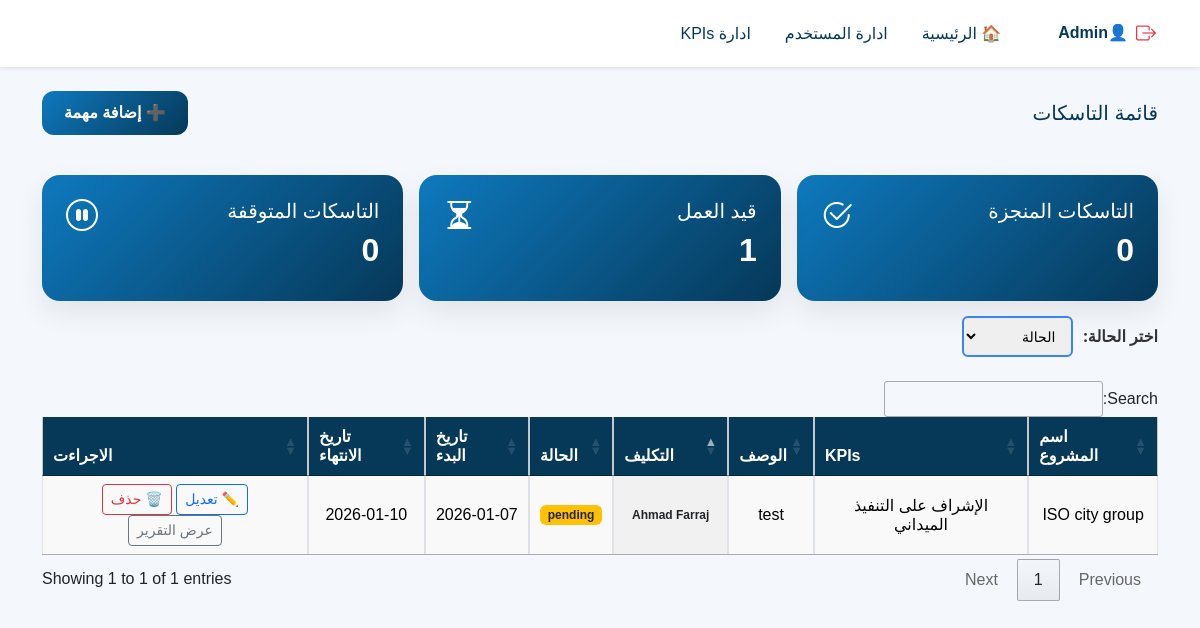
The app's page /project.php?assign_project_id=14 (signed in) with its own data.
### tables this page shows
CREATE TABLE IF NOT EXISTS `projects` (
  `id` int NOT NULL AUTO_INCREMENT,
  `projectName` varchar(255) NOT NULL,
  `budgetProject` varchar(255) NOT NULL,
  `created_at` datetime NOT NULL,
  `created_by` int NOT NULL,
  `updated_at` datetime NOT NULL,
  PRIMARY KEY (`id`)
);

CREATE TABLE IF NOT EXISTS `kpis` (
  `id` int NOT NULL AUTO_INCREMENT,
  `kpiName` varchar(255) NOT NULL,
  `kpiCode` varchar(255) NOT NULL,
  `created_at` datetime NOT NULL,
  `created_by` int NOT NULL,
  `updated_at` datetime NOT NULL,
  PRIMARY KEY (`id`)
);

CREATE TABLE IF NOT EXISTS `kpis_project_assigned` (
  `id` int NOT NULL AUTO_INCREMENT,
  `assign_project_id` int NOT NULL,
  `kpi_id` int NOT NULL,
  `user_id` varchar(255) NOT NULL,
  `taskSummary` text NOT NULL,
  `status` enum('pending','edit','approved') NOT NULL DEFAULT 'pending',
  `taskStartDate` date NOT NULL,
  `taskEndDate` date NOT NULL,
  `created_at` datetime DEFAULT CURRENT_TIMESTAMP,
  `created_by` int DEFAULT NULL,
  `updated_at` datetime DEFAULT CURRENT_TIMESTAMP ON UPDATE CURRENT_TIMESTAMP,
  PRIMARY KEY (`id`),
  KEY `fk_kpa_kpi` (`kpi_id`),
  KEY `fk_kpa_created_by` (`created_by`)
);

CREATE TABLE IF NOT EXISTS `users` (
  `id` int NOT NULL AUTO_INCREMENT,
  `userName` varchar(255) NOT NULL,
  `fullName` varchar(255) NOT NULL,
  `jobTitle` varchar(255) NOT NULL,
  `password` varchar(255) NOT NULL,
  `role` varchar(255) NOT NULL,
  `created_at` datetime NOT NULL DEFAULT CURRENT_TIMESTAMP,
  `created_by` int NOT NULL,
  `updated_at` datetime NOT NULL,
  PRIMARY KEY (`id`)
);

### controller/AddTaskFromAdminController.php (called while the page is built, shortened)
<?php
$user_id=$_SESSION['user_id'];
if (isset($_GET['assign_project_id'])) {
  $assigned_project_id = $_GET['assign_project_id'];
  if($_SESSION['role']==='admin'){
    $Wherequery="ap.id='$assigned_project_id'";
} else {
     $Wherequery="ap.id='$assigned_project_id' AND kpa.user_id='$user_id'";
}
  $getDetailsForProject = "SELECT
p.projectName,
p.id AS main_project_id,
ap.project_id,
ap.id AS assign_project_id ,
kpa.taskSummary,
kpa.status,
kpa.taskStartDate,
kpa.taskEndDate,
kpa.user_id,
kpa.id AS project_kpi_assigned_id,
k.kpiName,
k.id AS kpi_id,
u.fullName
FROM projects p JOIN assigned_projects ap ON
p.id=ap.project_id JOIN kpis_project_assigned kpa ON  kpa.assign_project_id=ap.id JOIN kpis k
ON kpa.kpi_id=k.id JOIN users u ON kpa.user_id=u.id
 WHERE $Wherequery";
  $resultgetDetailsForProject = mysqli_query($conn, $getDetailsForProject);
}
if (isset($_GET['assign_project_id'])) {
    $assign_project_id = intval($_GET['assign_project_id']);
if($_SESSION['role']==="admin"){
    $rolecounter="kpa.assign_project_id = '$assign_project_id'";
} else {
        $rolecounter=" kpa.assign_project_id = '$assign_project_id' AND kpa.user_id='$user_id'";
}
    $queryapproved = "
        SELECT COUNT(*) AS total
        FROM kpis_project_assigned kpa
        WHERE $rolecounter AND status = 'approved'
    ";
    $querypending = "
        SELECT COUNT(*) AS total
        FROM kpis_project_assigned kpa
        WHERE $rolecounter AND status = 'pending'
    ";
    $queryedit = "
        SELECT COUNT(*) AS total
        FROM kpis_project_assigned kpa
        WHERE $rolecounter AND status = 'edit'
    ";
    $resultapproved = mysqli_query($conn, $queryapproved);
    $resultpending  = mysqli_query($conn, $querypending);
    $resultedit     = mysqli_query($conn, $queryedit);
    $rowapproved = mysqli_fetch_assoc($resultapproved);
    $rowpending  = mysqli_fetch_assoc($resultpending);
    $rowedit     = mysqli_fetch_assoc($resultedit);
    $pending = $rowpending['total'] ?? 0;
    $done    = $rowapproved['total'] ?? 0;
    $edit    = $rowedit['total'] ?? 0;
    }
?>

### view/ViewReadMoreForProject.php (the view, shortened to what this page needs)
<?php include "ViewNavbar.php" ?>
<div class="container">
  <div class="d-flex justify-content-between align-items-center mt-4 mb-2">
    <h5 style="color:#063858" class="m-0">قائمة التاسكات</h5>
    <?php if ($_SESSION['role'] === "admin") { ?>
      <div class="d-flex gap-2">
        <button type="button" class="btn-blue btn-sm" data-bs-toggle="modal" data-bs-target="#addTaskModal">
          ➕ إضافة مهمة
        </button>
      </div>
    <?php } ?>
  </div>
  <div class="row g-3 mt-4">
    <div class="col-md-4">
      <div class="card-metric">
        <div class="d-flex justify-content-between align-items-center">
          <h5>التاسكات المنجزة</h5>
          <i class="bi bi-check2-circle fs-2"></i>
        </div>
        <h2><?php echo $done ?></h2>
      </div>
    </div>
    <div class="col-md-4">
      <div class="card-metric">
        <div class="d-flex justify-content-between align-items-center">
          <h5>قيد العمل</h5>
          <i class="bi bi-hourglass-split fs-2"></i>
        </div>
        <h2><?php echo $pending; ?></h2>
      </div>
    </div>
    <div class="col-md-4">
      <div class="card-metric">
        <div class="d-flex justify-content-between align-items-center">
          <h5>التاسكات المتوقفة</h5>
          <i class="bi bi-pause-circle fs-2"></i>
        </div>
        <h2>
          <?php echo $edit; ?>
        </h2>
      </div>
    </div>
  </div>
  <div class="filter-container">
    <label for="jobFilter">اختر الحالة:</label>
    <select id="jobFilter">
      <option value=""> الحالة</option>
    </select>
  </div>
  <table id="example" class="table align-middle table-bordered text-center display">
    <div class="table-responsive mt-4">
      <thead class="table-light">
        <tr>
          <th>اسم المشروع</th>
          <th>KPIs</th>
          <th>الوصف</th>
          <th>التكليف</th>
          <th>الحالة</th>
          <th>تاريخ البدء</th>
          <th>تاريخ الانتهاء</th>
          <th> الاجراءت</th>
        </tr>
      </thead>
      <tbody>
        <?php if (isset($_GET['assign_project_id'])) { ?>
          <?php foreach ($resultgetDetailsForProject as $rowGetDetailsForProject) { ?>
            <tr>
              <td><?= $rowGetDetailsForProject['projectName']; ?></td>
              <td><?= $rowGetDetailsForProject['kpiName']; ?></td>
              <td><?= $rowGetDetailsForProject['taskSummary']; ?></td>
              <td><span class="badge text-dark"><?= $rowGetDetailsForProject['fullName']; ?></span></td>
              <td><span class="badge bg-warning text-dark"><?= $rowGetDetailsForProject['status']; ?></span></td>
              <td><?= $rowGetDetailsForProject['taskStartDate']; ?></td>
              <td><?= $rowGetDetailsForProject['taskEndDate']; ?></td>
              <td>
                <?php if ($_SESSION['role'] === "admin") { ?>
                  <button class="btn btn-sm btn-outline-primary btn-edit" data-bs-toggle="modal" data-bs-target="#editModal"
                    data-id="<?= $rowGetDetailsForProject['project_kpi_assigned_id']; ?>"
                    data-user="<?= $rowGetDetailsForProject['user_id']; ?>"
                    data-kpi="<?= $rowGetDetailsForProject['kpi_id']; ?>"
                    data-summary="<?= $rowGetDetailsForProject['taskSummary']; ?>"
                    data-start="<?= $rowGetDetailsForProject['taskStartDate']; ?>"
                    data-end="<?= $rowGetDetailsForProject['taskEndDate']; ?>"
                    data-status="<?= $rowGetDetailsForProject['status']; ?>">
                    ✏️ تعديل
                  </button>
                  <a href="<?= $_SERVER['REQUEST_URI']; ?>&delete=<?= $rowGetDetailsForProject['project_kpi_assigned_id']; ?>"
                    class="btn btn-sm btn-outline-danger">🗑️ حذف</a>
                <?php } ?>
                <a href="reportemployee.php?assign_project_id=<?= $rowGetDetailsForProject['assign_project_id']; ?>&project_kpi_assigned_id=<?= $rowGetDetailsForProject['project_kpi_assigned_id']; ?>&kpi_id=<?= $rowGetDetailsForProject['kpi_id']; ?> "
                  class="btn btn-sm btn-outline-secondary">عرض التقرير</a>
              </td>
            </tr>
          <?php } ?>
        <?php } ?>
      </tbody>
  </table>
</div>

### css/StyleCssAddNewUser.css (style rules this page uses)
body { background: #f4f7fb; font-family: "Poppins", sans-serif; direction: rtl; margin:0 auto ; }

### css/StyleCssDashbord.css (style rules this page uses)
body { background: #f4f7fb; font-family: "Poppins", sans-serif; direction: rtl; margin:0 auto ; }
.btn-blue { background: linear-gradient(135deg, #0E79BE, #063858); border: none; color: white; font-weight: 600; padding: 10px 22px; border-radius: 12px; transition: 0.3s; }
.card-metric { border-radius: 18px; padding: 24px; background: linear-gradient(135deg, #0E79BE, #063858); color: white; box-shadow: 0 12px 28px rgba(0, 0, 0, 0.08); }
.card-metric h2 { font-weight: 800; }

### css/StyleCssTable.css (style rules this page uses)
body { background: #f4f7fb; font-family: "Poppins", sans-serif; direction: rtl; margin:0 auto ; }
.table thead th { background: #063858; color: white; text-align: center; }
.table tbody td { vertical-align: middle; }

### view/ViewReadMoreForProject.php (style rules this page uses)
.filter-container { display: flex; align-items: center; gap: 10px; margin: 15px 0; font-family: 'Segoe UI', Tahoma, sans-serif; }
.filter-container label { font-weight: 600; color: #333; }
#jobFilter { padding: 8px 12px; border: 2px solid #3b82f6; border-radius: 6px; font-size: 14px; outline: none; transition: 0.3s; }

### records on screen
projects: projectName "ISO city group", kpis.kpiName "الإشراف على التنفيذ الميداني", kpis_project_assigned.taskSummary "test", users.fullName "Ahmad Farraj", kpis_project_assigned.status "pending", kpis_project_assigned.taskStartDate "2026-01-07", kpis_project_assigned.taskEndDate "2026-01-10"

### other values on screen
$_SESSION['userName'] "Admin"
$done "0"
$pending "1"
$edit "0"
